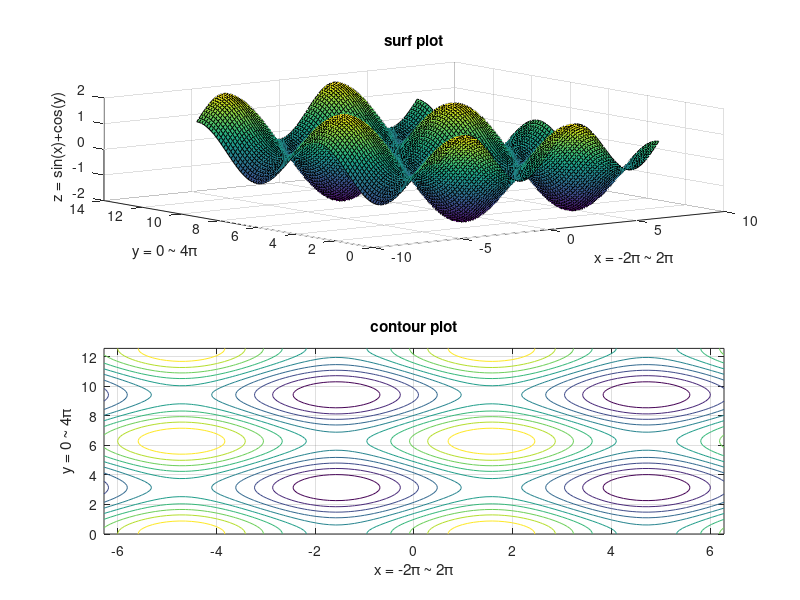

Write the MATLAB code that produced this figure.
clc; clear;

x = linspace(-2*pi, 2*pi);
y = linspace(0, 4*pi);
[X, Y] = meshgrid(x, y);
Z = sin(X)+cos(Y);

subplot(211);
surf(X, Y, Z);
title('surf plot');
xlabel('x = -2π ~ 2π'); ylabel('y = 0 ~ 4π');
zlabel('z = sin(x)+cos(y)');

subplot(212);
contour(X, Y, Z);
title('contour plot');
xlabel('x = -2π ~ 2π'); ylabel('y = 0 ~ 4π'); grid on;
